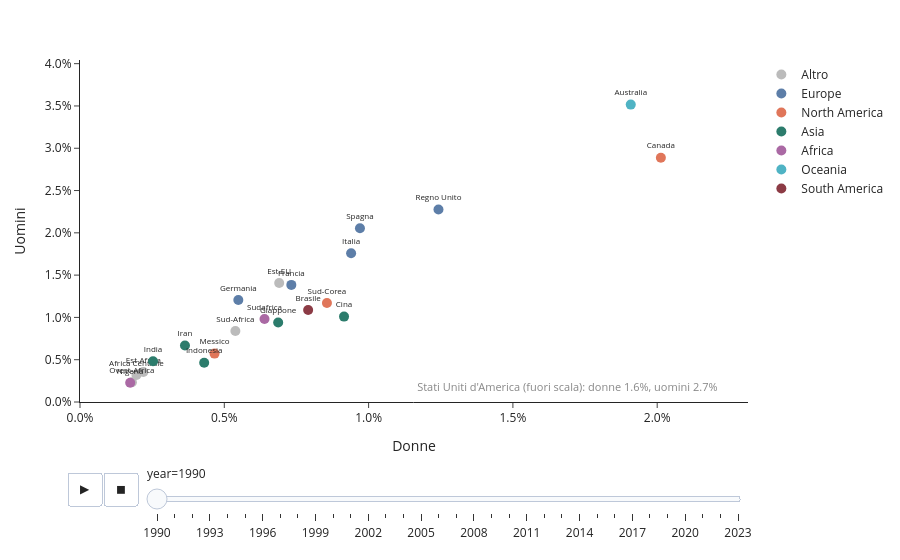

Notebook cell for this chart:
### Code cell
import pandas as pd
import plotly.express as px
import plotly.graph_objects as go
import unicodedata
import difflib
try:
    from babel import Locale
    import pycountry_convert as pc
except ImportError:
    Locale = None
    pc = None
    print("Warning: 'babel'/'pycountry_convert' non installati. I continents saranno 'Altro'. "
          "Installa con: pip install babel pycountry_convert")

FILE_IHME = "ridotto.csv"

df_raw = pd.read_csv(FILE_IHME)

COL_LOCATION = "location_name"
COL_SEX = "sex_name"
COL_YEAR = "year"
COL_VALUE = "val"

etichette_sesso = df_raw[COL_SEX].unique()
etichetta_maschi = next(e for e in etichette_sesso
                         if "masch" in str(e).lower() or "male" in str(e).lower())
etichetta_femmine = next(e for e in etichette_sesso
                          if "femmin" in str(e).lower() or "female" in str(e).lower())

pivot = df_raw.pivot_table(
    index=[COL_LOCATION, COL_YEAR],
    columns=COL_SEX,
    values=COL_VALUE,
    aggfunc="first",
).reset_index()

pivot = pivot.rename(columns={etichetta_maschi: "share_men", etichetta_femmine: "share_women"})
pivot = pivot.dropna(subset=["share_men", "share_women"])

PAESI_ESCLUSI = ["Stati Uniti d'America"]

annotazioni_outlier = {}
for paese in PAESI_ESCLUSI:
    dati_paese = pivot[pivot[COL_LOCATION] == paese].set_index(COL_YEAR)
    for anno, riga in dati_paese.iterrows():
        testo_riga = f"{paese} (fuori scala): donne {riga['share_women']*100:.1f}%, uomini {riga['share_men']*100:.1f}%"
        annotazioni_outlier[int(anno)] = annotazioni_outlier.get(int(anno), "") + testo_riga + "  "

pivot = pivot[~pivot[COL_LOCATION].isin(PAESI_ESCLUSI)]

ECCEZIONI_MANUALI = {
    "Venezuela (Repubblica Bolivariana del)": "VE",
    "Bolivia (Stato Plurinazionale della)": "BO",
    "Repubblica Democratica Popolare del Laos": "LA",
    "Iran (Repubblica Islamica dell')": "IR",
}


def normalizza(s):
    s = s.replace("’", "'").strip()
    return unicodedata.normalize("NFKD", s).lower()


def costruisci_mappa_nomi():
    if Locale is None:
        return {}
    territori = Locale("it").territories  
    return {normalizza(nome): iso2 for iso2, nome in territori.items() if len(iso2) == 2}


_NOME_TO_ISO2 = costruisci_mappa_nomi()
_NOMI_NORMALIZZATI = list(_NOME_TO_ISO2.keys())

_MAPPING_CONTINENTE = {
    "NA": "North America", "SA": "South America", "AF": "Africa",
    "EU": "Europe", "AS": "Asia", "OC": "Oceania",
}


def get_continent(nome_paese):
    if Locale is None or pc is None:
        return "Altro"
    if nome_paese in ECCEZIONI_MANUALI:
        iso2 = ECCEZIONI_MANUALI[nome_paese]
    else:
        chiave = normalizza(nome_paese)
        iso2 = _NOME_TO_ISO2.get(chiave)
        if iso2 is None:
            corrispondenza = difflib.get_close_matches(chiave, _NOMI_NORMALIZZATI, n=1, cutoff=0.6)
            iso2 = _NOME_TO_ISO2.get(corrispondenza[0]) if corrispondenza else None
    if iso2 is None:
        return "Altro"
    try:
        code = pc.country_alpha2_to_continent_code(iso2)
        return _MAPPING_CONTINENTE.get(code, "Altro")
    except Exception:
        return "Altro"


pivot["Continent"] = pivot[COL_LOCATION].apply(get_continent)

NOMI_BREVI = {
    "Africa Subsahariana Meridionale": "Sud-Africa",
    "Africa Subsahariana Orientale": "Est-Africa",
    "Africa Subsahariana Occidentale": "Ovest-Africa",
    "Africa Subsahariana Centrale": "Africa Centrale",
    "Europa Orientale": "Est-EU",
    "Iran (Repubblica Islamica dell')": "Iran",
    "Repubblica di Corea": "Sud-Corea",
}

pivot["label_text"] = pivot[COL_LOCATION].apply(lambda nome: NOMI_BREVI.get(nome, nome))

color_map = {
    "North America": "#e0765a",
    "South America": "#8c3b45",
    "Africa": "#AA69A4",
    "Europe": "#5d7ea8",
    "Asia": "#2c7c6c",
    "Oceania": "#4fb3c4",
    "Altro": "#bbbbbb",
    "NotaOutlier": "rgba(0,0,0,0)",
}

x_max = pivot["share_women"].max() * 1.15
y_max = pivot["share_men"].max() * 1.15

righe_nota = []
for anno in pivot[COL_YEAR].unique():
    righe_nota.append({
        COL_LOCATION: "NotaOutlier",
        COL_YEAR: anno,
        "share_women": x_max * 0.97,
        "share_men": y_max * 0.04,
        "Continent": "NotaOutlier",
        "label_text": annotazioni_outlier.get(int(anno), ""),
    })
pivot_con_nota = pd.concat([pivot, pd.DataFrame(righe_nota)], ignore_index=True)

fig = px.scatter(
    pivot_con_nota.sort_values(COL_YEAR),
    x="share_women",
    y="share_men",
    animation_frame=COL_YEAR,
    animation_group=COL_LOCATION,
    color="Continent",
    hover_name=COL_LOCATION,
    text="label_text",
    color_discrete_map=color_map,
    range_x=[0, x_max],
    range_y=[0, y_max],
)

fig.update_traces(marker=dict(size=10), textposition="top center", textfont_size=8)
fig.update_traces(
    selector=dict(name="NotaOutlier"),
    marker=dict(size=0, opacity=0),
    textposition="middle left",
    textfont=dict(size=11, color="#888888"),
    hoverinfo="skip",
    hovertemplate=None,
    showlegend=False,
)

fig.update_layout(
    xaxis_title="Donne",
    yaxis_title="Uomini",
    xaxis_tickformat=".1%",
    xaxis_nticks=5,
    yaxis_tickformat=".1%",
    template="simple_white",
    legend_title_text="",
)

fig.layout.updatemenus[0].buttons[0].args[1]["frame"]["duration"] = 500
fig.layout.updatemenus[0].buttons[0].args[1]["transition"]["duration"] = 300
fig.layout.updatemenus[0].buttons[0].args[1]["frame"]["redraw"] = True

for step in fig.layout.sliders[0].steps:
    step.args[1]["frame"]["redraw"] = True

fig.show()

### Figure 1 — Plotly figure (JSON) as saved in the notebook; plotly's stock layout.template omitted (floating-point values rounded to 4 significant figures)
{"data": [{"hovertemplate": "<b>%{hovertext}</b><br><br>Continent=Altro<br>year=1990<br>share_women=%{x}<br>share_men=%{y}<br>label_text=%{text}<extra></extra>", "hovertext": ["Africa Subsahariana Centrale", "Africa Subsahariana Occidentale", "Africa Subsahariana Orientale", "Europa Orientale", "Africa Subsahariana Meridionale"], "ids": ["Africa Subsahariana Centrale", "Africa Subsahariana Occidentale", "Africa Subsahariana Orientale", "Europa Orientale", "Africa Subsahariana Meridionale"], "legendgroup": "Altro", "marker": {"color": "#bbbbbb", "size": 10, "symbol": "circle"}, "mode": "markers+text", "name": "Altro", "orientation": "v", "showlegend": true, "text": ["Africa Centrale", "Ovest-Africa", "Est-Africa", "Est-EU", "Sud-Africa"], "textfont": {"size": 8}, "textposition": "top center", "type": "scatter", "x": [0.001957, 0.0018, 0.002195, 0.006902, 0.005384], "xaxis": "x", "y": [0.003195, 0.002331, 0.003548, 0.01406, 0.008391], "yaxis": "y"}, {"hovertemplate": "<b>%{hovertext}</b><br><br>Continent=Europe<br>year=1990<br>share_women=%{x}<br>share_men=%{y}<br>label_text=%{text}<extra></extra>", "hovertext": ["Germania", "Francia", "Regno Unito", "Italia", "Spagna"], "ids": ["Germania", "Francia", "Regno Unito", "Italia", "Spagna"], "legendgroup": "Europe", "marker": {"color": "#5d7ea8", "size": 10, "symbol": "circle"}, "mode": "markers+text", "name": "Europe", "orientation": "v", "showlegend": true, "text": ["Germania", "Francia", "Regno Unito", "Italia", "Spagna"], "textfont": {"size": 8}, "textposition": "top center", "type": "scatter", "x": [0.005486, 0.007323, 0.01242, 0.009394, 0.009701], "xaxis": "x", "y": [0.01205, 0.01384, 0.02275, 0.01759, 0.02054], "yaxis": "y"}, {"hovertemplate": "<b>%{hovertext}</b><br><br>Continent=North America<br>year=1990<br>share_women=%{x}<br>share_men=%{y}<br>label_text=%{text}<extra></extra>", "hovertext": ["Repubblica di Corea", "Messico", "Canada"], "ids": ["Repubblica di Corea", "Messico", "Canada"], "legendgroup": "North America", "marker": {"color": "#e0765a", "size": 10, "symbol": "circle"}, "mode": "markers+text", "name": "North America", "orientation": "v", "showlegend": true, "text": ["Sud-Corea", "Messico", "Canada"], "textfont": {"size": 8}, "textposition": "top center", "type": "scatter", "x": [0.008556, 0.004662, 0.02013], "xaxis": "x", "y": [0.01171, 0.005724, 0.02888], "yaxis": "y"}, {"hovertemplate": "<b>%{hovertext}</b><br><br>Continent=Asia<br>year=1990<br>share_women=%{x}<br>share_men=%{y}<br>label_text=%{text}<extra></extra>", "hovertext": ["Giappone", "India", "Indonesia", "Cina", "Iran (Repubblica Islamica dell')"], "ids": ["Giappone", "India", "Indonesia", "Cina", "Iran (Repubblica Islamica dell')"], "legendgroup": "Asia", "marker": {"color": "#2c7c6c", "size": 10, "symbol": "circle"}, "mode": "markers+text", "name": "Asia", "orientation": "v", "showlegend": true, "text": ["Giappone", "India", "Indonesia", "Cina", "Iran"], "textfont": {"size": 8}, "textposition": "top center", "type": "scatter", "x": [0.006867, 0.002531, 0.004303, 0.009149, 0.003636], "xaxis": "x", "y": [0.009391, 0.004808, 0.004641, 0.0101, 0.006671], "yaxis": "y"}, {"hovertemplate": "<b>%{hovertext}</b><br><br>Continent=Africa<br>year=1990<br>share_women=%{x}<br>share_men=%{y}<br>label_text=%{text}<extra></extra>", "hovertext": ["Nigeria", "Sudafrica"], "ids": ["Nigeria", "Sudafrica"], "legendgroup": "Africa", "marker": {"color": "#AA69A4", "size": 10, "symbol": "circle"}, "mode": "markers+text", "name": "Africa", "orientation": "v", "showlegend": true, "text": ["Nigeria", "Sudafrica"], "textfont": {"size": 8}, "textposition": "top center", "type": "scatter", "x": [0.001739, 0.006393], "xaxis": "x", "y": [0.002269, 0.009817], "yaxis": "y"}, {"hovertemplate": "<b>%{hovertext}</b><br><br>Continent=Oceania<br>year=1990<br>share_women=%{x}<br>share_men=%{y}<br>label_text=%{text}<extra></extra>", "hovertext": ["Australia"], "ids": ["Australia"], "legendgroup": "Oceania", "marker": {"color": "#4fb3c4", "size": 10, "symbol": "circle"}, "mode": "markers+text", "name": "Oceania", "orientation": "v", "showlegend": true, "text": ["Australia"], "textfont": {"size": 8}, "textposition": "top center", "type": "scatter", "x": [0.01908], "xaxis": "x", "y": [0.03516], "yaxis": "y"}, {"hoverinfo": "skip", "hovertext": ["NotaOutlier"], "ids": ["NotaOutlier"], "legendgroup": "NotaOutlier", "marker": {"color": "rgba(0,0,0,0)", "opacity": 0, "size": 0, "symbol": "circle"}, "mode": "markers+text", "name": "NotaOutlier", "orientation": "v", "showlegend": false, "text": ["Stati Uniti d'America (fuori scala): donne 1.6%, uomini 2.7%  "], "textfont": {"color": "#888888", "size": 11}, "textposition": "middle left", "type": "scatter", "x": [0.02245], "xaxis": "x", "y": [0.001617], "yaxis": "y"}, {"hovertemplate": "<b>%{hovertext}</b><br><br>Continent=South America<br>year=1990<br>share_women=%{x}<br>share_men=%{y}<br>label_text=%{text}<extra></extra>", "hovertext": ["Brasile"], "ids": ["Brasile"], "legendgroup": "South America", "marker": {"color": "#8c3b45", "size": 10, "symbol": "circle"}, "mode": "markers+text", "name": "South America", "orientation": "v", "showlegend": true, "text": ["Brasile"], "textfont": {"size": 8}, "textposition": "top center", "type": "scatter", "x": [0.007906], "xaxis": "x", "y": [0.01087], "yaxis": "y"}], "layout": {"legend": {"title": {"text": ""}, "tracegroupgap": 0}, "margin": {"t": 60}, "sliders": [{"active": 0, "currentvalue": {"prefix": "year="}, "len": 0.9, "pad": {"b": 10, "t": 60}, "steps": [{"args": [["1990"], {"frame": {"duration": 0, "redraw": true}, "fromcurrent": true, "mode": "immediate", "transition": {"duration": 0, "easing": "linear"}}], "label": "1990", "method": "animate"}, {"args": [["1991"], {"frame": {"duration": 0, "redraw": true}, "fromcurrent": true, "mode": "immediate", "transition": {"duration": 0, "easing": "linear"}}], "label": "1991", "method": "animate"}, {"args": [["1992"], {"frame": {"duration": 0, "redraw": true}, "fromcurrent": true, "mode": "immediate", "transition": {"duration": 0, "easing": "linear"}}], "label": "1992", "method": "animate"}, {"args": [["1993"], {"frame": {"duration": 0, "redraw": true}, "fromcurrent": true, "mode": "immediate", "transition": {"duration": 0, "easing": "linear"}}], "label": "1993", "method": "animate"}, {"args": [["1994"], {"frame": {"duration": 0, "redraw": true}, "fromcurrent": true, "mode": "immediate", "transition": {"duration": 0, "easing": "linear"}}], "label": "1994", "method": "animate"}, {"args": [["1995"], {"frame": {"duration": 0, "redraw": true}, "fromcurrent": true, "mode": "immediate", "transition": {"duration": 0, "easing": "linear"}}], "label": "1995", "method": "animate"}, {"args": [["1996"], {"frame": {"duration": 0, "redraw": true}, "fromcurrent": true, "mode": "immediate", "transition": {"duration": 0, "easing": "linear"}}], "label": "1996", "method": "animate"}, {"args": [["1997"], {"frame": {"duration": 0, "redraw": true}, "fromcurrent": true, "mode": "immediate", "transition": {"duration": 0, "easing": "linear"}}], "label": "1997", "method": "animate"}, {"args": [["1998"], {"frame": {"duration": 0, "redraw": true}, "fromcurrent": true, "mode": "immediate", "transition": {"duration": 0, "easing": "linear"}}], "label": "1998", "method": "animate"}, {"args": [["1999"], {"frame": {"duration": 0, "redraw": true}, "fromcurrent": true, "mode": "immediate", "transition": {"duration": 0, "easing": "linear"}}], "label": "1999", "method": "animate"}, {"args": [["2000"], {"frame": {"duration": 0, "redraw": true}, "fromcurrent": true, "mode": "immediate", "transition": {"duration": 0, "easing": "linear"}}], "label": "2000", "method": "animate"}, {"args": [["2001"], {"frame": {"duration": 0, "redraw": true}, "fromcurrent": true, "mode": "immediate", "transition": {"duration": 0, "easing": "linear"}}], "label": "2001", "method": "animate"}, {"args": [["2002"], {"frame": {"duration": 0, "redraw": true}, "fromcurrent": true, "mode": "immediate", "transition": {"duration": 0, "easing": "linear"}}], "label": "2002", "method": "animate"}, {"args": [["2003"], {"frame": {"duration": 0, "redraw": true}, "fromcurrent": true, "mode": "immediate", "transition": {"duration": 0, "easing": "linear"}}], "label": "2003", "method": "animate"}, {"args": [["2004"], {"frame": {"duration": 0, "redraw": true}, "fromcurrent": true, "mode": "immediate", "transition": {"duration": 0, "easing": "linear"}}], "label": "2004", "method": "animate"}, {"args": [["2005"], {"frame": {"duration": 0, "redraw": true}, "fromcurrent": true, "mode": "immediate", "transition": {"duration": 0, "easing": "linear"}}], "label": "2005", "method": "animate"}, {"args": [["2006"], {"frame": {"duration": 0, "redraw": true}, "fromcurrent": true, "mode": "immediate", "transition": {"duration": 0, "easing": "linear"}}], "label": "2006", "method": "animate"}, {"args": [["2007"], {"frame": {"duration": 0, "redraw": true}, "fromcurrent": true, "mode": "immediate", "transition": {"duration": 0, "easing": "linear"}}], "label": "2007", "method": "animate"}, {"args": [["2008"], {"frame": {"duration": 0, "redraw": true}, "fromcurrent": true, "mode": "immediate", "transition": {"duration": 0, "easing": "linear"}}], "label": "2008", "method": "animate"}, {"args": [["2009"], {"frame": {"duration": 0, "redraw": true}, "fromcurrent": true, "mode": "immediate", "transition": {"duration": 0, "easing": "linear"}}], "label": "2009", "method": "animate"}, {"args": [["2010"], {"frame": {"duration": 0, "redraw": true}, "fromcurrent": true, "mode": "immediate", "transition": {"duration": 0, "easing": "linear"}}], "label": "2010", "method": "animate"}, {"args": [["2011"], {"frame": {"duration": 0, "redraw": true}, "fromcurrent": true, "mode": "immediate", "transition": {"duration": 0, "easing": "linear"}}], "label": "2011", "method": "animate"}, {"args": [["2012"], {"frame": {"duration": 0, "redraw": true}, "fromcurrent": true, "mode": "immediate", "transition": {"duration": 0, "easing": "linear"}}], "label": "2012", "method": "animate"}, {"args": [["2013"], {"frame": {"duration": 0, "redraw": true}, "fromcurrent": true, "mode": "immediate", "transition": {"duration": 0, "easing": "linear"}}], "label": "2013", "method": "animate"}, {"args": [["2014"], {"frame": {"duration": 0, "redraw": true}, "fromcurrent": true, "mode": "immediate", "transition": {"duration": 0, "easing": "linear"}}], "label": "2014", "method": "animate"}, {"args": [["2015"], {"frame": {"duration": 0, "redraw": true}, "fromcurrent": true, "mode": "immediate", "transition": {"duration": 0, "easing": "linear"}}], "label": "2015", "method": "animate"}, {"args": [["2016"], {"frame": {"duration": 0, "redraw": true}, "fromcurrent": true, "mode": "immediate", "transition": {"duration": 0, "easing": "linear"}}], "label": "2016", "method": "animate"}, {"args": [["2017"], {"frame": {"duration": 0, "redraw": true}, "fromcurrent": true, "mode": "immediate", "transition": {"duration": 0, "easing": "linear"}}], "label": "2017", "method": "animate"}, {"args": [["2018"], {"frame": {"duration": 0, "redraw": true}, "fromcurrent": true, "mode": "immediate", "transition": {"duration": 0, "easing": "linear"}}], "label": "2018", "method": "animate"}, {"args": [["2019"], {"frame": {"duration": 0, "redraw": true}, "fromcurrent": true, "mode": "immediate", "transition": {"duration": 0, "easing": "linear"}}], "label": "2019", "method": "animate"}, {"args": [["2020"], {"frame": {"duration": 0, "redraw": true}, "fromcurrent": true, "mode": "immediate", "transition": {"duration": 0, "easing": "linear"}}], "label": "2020", "method": "animate"}, {"args": [["2021"], {"frame": {"duration": 0, "redraw": true}, "fromcurrent": true, "mode": "immediate", "transition": {"duration": 0, "easing": "linear"}}], "label": "2021", "method": "animate"}, {"args": [["2022"], {"frame": {"duration": 0, "redraw": true}, "fromcurrent": true, "mode": "immediate", "transition": {"duration": 0, "easing": "linear"}}], "label": "2022", "method": "animate"}, {"args": [["2023"], {"frame": {"duration": 0, "redraw": true}, "fromcurrent": true, "mode": "immediate", "transition": {"duration": 0, "easing": "linear"}}], "label": "2023", "method": "animate"}], "x": 0.1, "xanchor": "left", "y": 0, "yanchor": "top"}], "updatemenus": [{"buttons": [{"args": [null, {"frame": {"duration": 500, "redraw": true}, "fromcurrent": true, "mode": "immediate", "transition": {"duration": 300, "easing": "linear"}}], "label": "&#9654;", "method": "animate"}, {"args": [[null], {"frame": {"duration": 0, "redraw": false}, "fromcurrent": true, "mode": "immediate", "transition": {"duration": 0, "easing": "linear"}}], "label": "&#9724;", "method": "animate"}], "direction": "left", "pad": {"r": 10, "t": 70}, "showactive": false, "type": "buttons", "x": 0.1, "xanchor": "right", "y": 0, "yanchor": "top"}], "xaxis": {"anchor": "y", "domain": [0, 1], "nticks": 5, "range": [0, 0.02315], "tickformat": ".1%", "title": {"text": "Donne"}}, "yaxis": {"anchor": "x", "domain": [0, 1], "range": [0, 0.04043], "tickformat": ".1%", "title": {"text": "Uomini"}}}}
